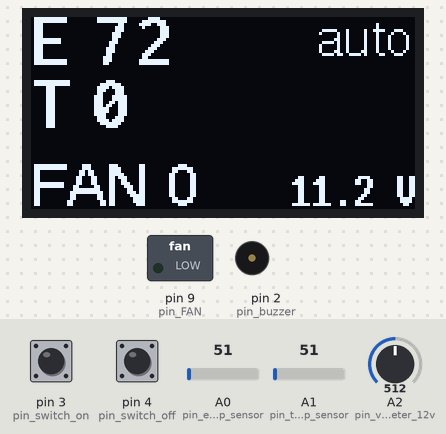
A sketch run on a simulated Arduino Uno, built with avr-gcc and run on an emulated ATmega328P. On the bench: 128×64 one-colour display, switched loads named in the sketch (green lamp = pin HIGH), buzzer (waves = sounding). The inputs (shaded band) are chosen by the test bench; at power-on: pin 3 (pin_switch_on) HIGH, pin 4 (pin_switch_off) HIGH, A0 (pin_engine_temp_sensor) = 51, A1 (pin_transmission_temp_sensor) = 51, A2 (pin_voltmeter_12v) = 512.

Above: at 1.4 s.
1.5 s: pin 3 (pin_switch_on) pulled LOW for 0.6 s
At 2.1 s:
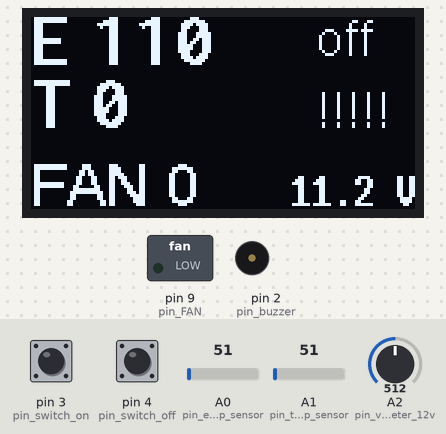
3.8 s: pin 4 (pin_switch_off) pulled LOW for 0.6 s
At 4.31 s:
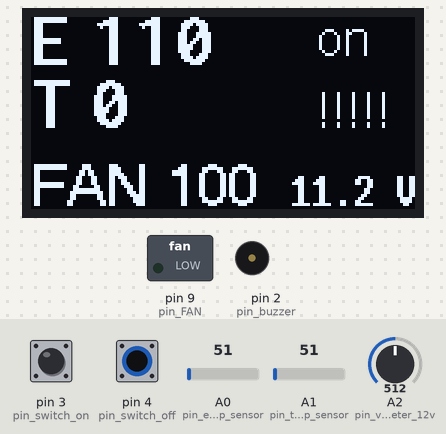
6.0 s: A0 (pin_engine_temp_sensor) set to 109
At 7.5 s:
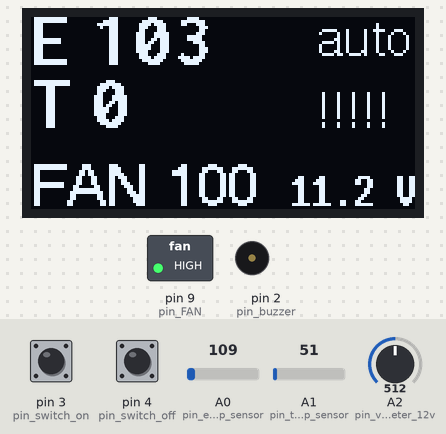
7.6 s: A0 (pin_engine_temp_sensor) set to 126
At 8.81 s:
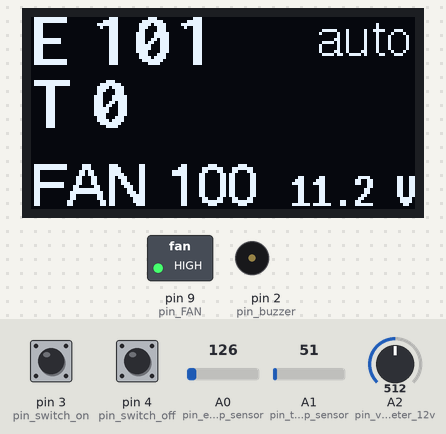
10.6 s: pin 3 (pin_switch_on) pulled LOW for 1 s
At 11.5 s:
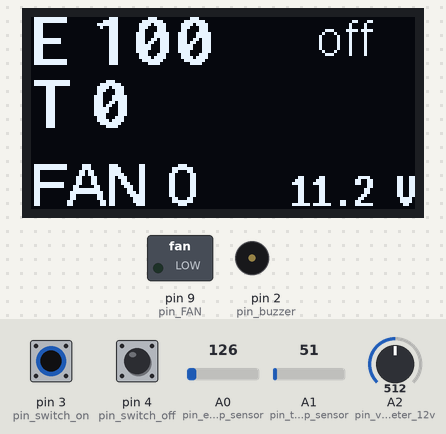
13.5 s: pin 4 (pin_switch_off) pulled LOW for 1 s
At 13.82 s:
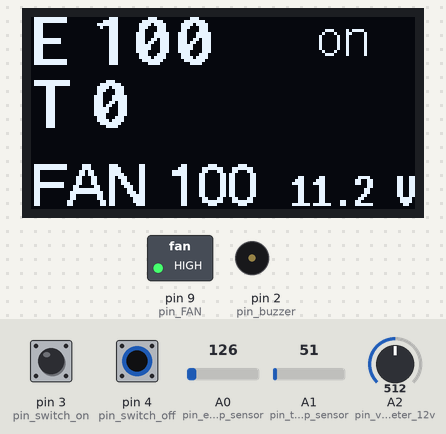
Timing chart, 0 to 17.0 s (numbered marks = the images above; inputs shaded):
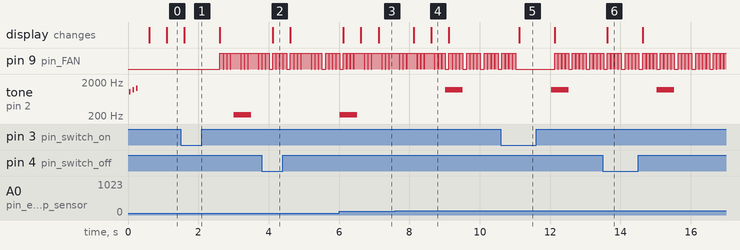

Measured:
- the behaviour switches between 116 and 117 on A0 (pin_engine_temp_sensor) (found by bisection; images 3 and 4)
- after the input at 1.5 s, the display: changes after 0.11 s (image 1)
- after the input at 3.8 s, the display: changes after 0.31 s (image 2)
- after the input at 6.0 s, the display: first changes after 0.12 s (image 3 shows a later state)
- after the input at 7.6 s, the display: first changes after 0.53 s (image 4 shows a later state)
- after the input at 10.6 s, the display: changes after 0.52 s (image 5)
- after the input at 13.5 s, the display: changes after 0.13 s (image 6)
- by itself, pin 9 (pin_FAN): repeats every 0.50 s: 3 × (HIGH 0.09 s, LOW 0.01 s), HIGH 0.09 s, LOW 0.11 s

The sketch:

jeep_temperature_controller.ino
```cpp
#include <Arduino.h>
#include <U8g2lib.h>

#ifdef U8X8_HAVE_HW_SPI
#include <SPI.h>
#endif
#ifdef U8X8_HAVE_HW_I2C
#include <Wire.h>
#endif
#include <avr/wdt.h>

U8G2_SH1106_128X64_NONAME_F_HW_I2C u8g2(U8G2_R0, /* reset=*/ U8X8_PIN_NONE);

// PINS
const byte pin_buzzer = 2;        // пин пищалки
const byte pin_switch_on = 3;        // пин переключателя (состояние ВКЛ)
const byte pin_switch_off = 4;        // пин переключателя (состояние ВЫКЛ)
const byte pin_engine_temp_sensor = 14;        // пин датчика температуры двигателя
const byte pin_transmission_temp_sensor = 15;        // пин датчика температуры АКПП
const byte pin_voltmeter_12v = 16;        // пин вольтметра (делитель 30/10 кОм)
const byte pin_FAN = 9;        // пин ШИМ вентилятора


// VARS
const int target_engine_temp = 900;  // целевая температура двигателя
const int target_at_temp = 900;  // целевая температура АКПП
const byte FAN_frequency = 10;       // частота ШИМ в гц
const byte display_update_frquency = 2; // частота обновления дисплея в гц

const byte arrays_length = 3;
int engine_temp_array[arrays_length];
int trans_temp_array[arrays_length];

byte switch_mode = 0; // 0 - auto, 1 - fan_off, 2 - fan_always_on
int engine_temp = 0; //x10
int trans_temp = 0;  //x10
int duty_cycle = 0;
int voltage = 0; // x100

bool overheat = false;
bool low_voltage = false;

unsigned long last_display_update_time = 0;
unsigned long last_buzzer_on_time = 0;
unsigned long last_pwm_cycle = 0;
unsigned long las_duty_cycle_calculating = 0;

void add_to_array(int* arr, int val){
  for(byte i=0; i<arrays_length-1; i++){
    arr[i] = arr[i+1];
  }
  arr[arrays_length-1] = val;
}

int array_average(int* arr){
  int summ = 0;
  for(byte i=0; i<arrays_length; i++){
    summ += arr[i];
  }
  return summ/arrays_length;
}

void setup(void)
{
  wdt_enable(WDTO_8S);
  Serial.begin(9600);
  u8g2.begin();

  tone(pin_buzzer, 1046, 50);
  delay(100);
  tone(pin_buzzer, 1175, 50);
  delay(100);
  tone(pin_buzzer, 1319, 50);

  pinMode(pin_switch_on, INPUT_PULLUP);
  pinMode(pin_switch_off, INPUT_PULLUP);
  pinMode(pin_FAN, OUTPUT);
}

void loop(void)
{
  unsigned long now = millis();
  if (now - last_display_update_time > 1000/display_update_frquency)
  {
    read_analog_inputs(); // чтение датчиков
    read_switch_state();  // читаем состояние переключателя
    check_overheat();
    check_low_voltage();
    FAN_control();        // отработка алгоритма расчета скважности (управление вентилятором)
    buzzer();             // пищим пищалкой, если нужно
    display_func();       // отрисовываем дисплей
    last_display_update_time = now;
  }
  pwm_cycle();          // отработка ШИМ
  wdt_reset();
}

void check_overheat()
{
    overheat = engine_temp > 1020 || trans_temp > 1020;
}

void check_low_voltage()
{
    low_voltage = voltage < 1200;
}

void FAN_control()
{
  if (switch_mode == 0)
  {
    unsigned long now = millis();
    if (now - las_duty_cycle_calculating > 1000){
      duty_cycle = map(engine_temp, target_engine_temp, 970, 10, 90);
      int at_duty_cycle = map(trans_temp, target_at_temp, 1050, 10, 90);
      if (at_duty_cycle > duty_cycle) duty_cycle = at_duty_cycle;
      if (duty_cycle > 90) duty_cycle = 90;
      if (duty_cycle < 10) duty_cycle = 0;
      las_duty_cycle_calculating = now;
    }
  }else
    if (switch_mode == 1) duty_cycle = 0;
      else if (switch_mode == 2) duty_cycle = 90;
}

void pwm_cycle()
{
  unsigned long now = millis();
  int cycle_time_ms = 1000/FAN_frequency;
  if (now - last_pwm_cycle > cycle_time_ms){
    digitalWrite(pin_FAN, HIGH);
    last_pwm_cycle = now;
  }

  int on_time_ms = 1000/FAN_frequency*duty_cycle/100;
  if (now - last_pwm_cycle > on_time_ms){
    digitalWrite(pin_FAN, LOW);
  }
}

void display_func()
{
  u8g2.clearBuffer();

  // engine
  u8g2.setFont(u8g2_font_inb16_mf);
  u8g2.setCursor(0,16);
  u8g2.print("E ");
  u8g2.setCursor(20,16);
  u8g2.print(engine_temp/10, 1);
//    u8g2.setCursor(65,16);
//    u8g2.print("C");

  // trans
  u8g2.setFont(u8g2_font_inb16_mf);
  u8g2.setCursor(0,37);
  u8g2.print("T ");
  u8g2.setCursor(20,37);
  u8g2.print(trans_temp/10, 1);
//    u8g2.setCursor(65,37);
//    u8g2.print("C");

  // fan
  u8g2.setFont(u8g2_font_crox4h_tf );
  u8g2.setCursor(0,63);
  u8g2.print("FAN ");
  u8g2.setCursor(45,63);
  u8g2.print(map(duty_cycle, 0, 90, 0, 100));

  // switch mode
  u8g2.setFont(u8g2_font_helvR12_tf);
  u8g2.setCursor(95,13);
  if (switch_mode == 0)
  {
    u8g2.print("auto");
  }else if (switch_mode == 1)
    {
      u8g2.print("off");
    }else if (switch_mode == 2)
      {
        u8g2.print("on");
      }

  // voltage
  u8g2.setFont(u8g2_font_7x14B_mf);
  u8g2.setCursor(87,63);
  u8g2.print(float(voltage)/100, 2);
  u8g2.setCursor(115,63);
  u8g2.print(" V");

  // overheat
  if (overheat)
  {
    u8g2.setFont(u8g2_font_helvR12_tf);
    u8g2.setCursor(95,37);
    u8g2.print("!!!!!");
  }

  u8g2.sendBuffer();
}

void read_analog_inputs()
{
  int engine_vol = analogRead(pin_engine_temp_sensor);;
  int trans_vol = analogRead(pin_transmission_temp_sensor);
  int digit_voltage = analogRead(pin_voltmeter_12v);

  add_to_array(engine_temp_array, map(engine_vol, 543, 180, 520, 980));
  engine_temp = array_average(engine_temp_array);

  add_to_array(trans_temp_array, map(trans_vol, 527, 645, 360, 750));
  trans_temp = array_average(trans_temp_array);

  voltage = map(digit_voltage, 0, 658, 0, 1445);

  // корректировка температуры при просадке напряжения
  engine_temp = engine_temp + map(voltage, 1360, 1300, 0, -10);

  if (engine_temp < 0) engine_temp = 0;
  if (trans_temp < 0) trans_temp = 0;
  if (voltage < 0) voltage = 0;
}

void read_switch_state()
{
  int switch_on = digitalRead(pin_switch_on);
  int switch_off = digitalRead(pin_switch_off);
  if (!switch_on) {switch_mode = 1;}
    else if (!switch_off) {switch_mode = 2;}
      else {switch_mode = 0;}
}

void buzzer()
{
  if (overheat)
  {
    if (millis() - last_buzzer_on_time > 3000)
      {
        last_buzzer_on_time = millis();
        tone(pin_buzzer, 220, 500); // перегрев
      }
  } else if (low_voltage)
  {
    if (millis() - last_buzzer_on_time > 3000)
      {
        last_buzzer_on_time = millis();
        tone(pin_buzzer, 1200, 500); // низкое напряжение
      }
  }else if (switch_mode > 0){
      if(switch_mode == 1){
        if (millis() - last_buzzer_on_time > 5000)
        {
          last_buzzer_on_time = millis();
          tone(pin_buzzer, 440, 500); // принудительное отключение вентилятора
        }
      }else{
        if (millis() - last_buzzer_on_time > 20000)
        {
          last_buzzer_on_time = millis();
          tone(pin_buzzer, 880, 250); // принудительное включение
        }
      }
    }
}
```
